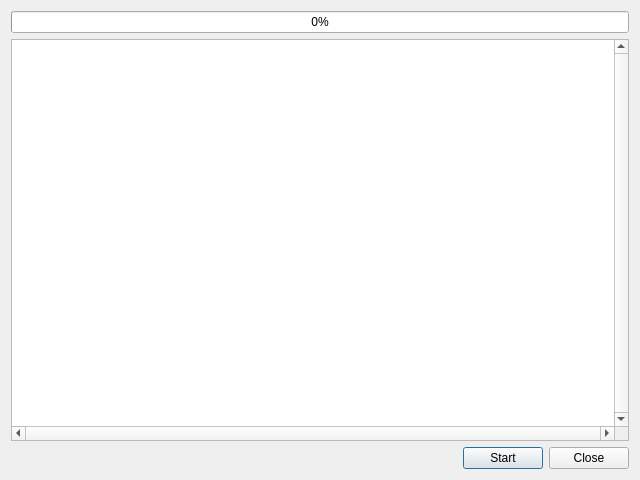
<?xml version="1.0" encoding="UTF-8"?>
<ui version="4.0">
 <class>TestRunDialog</class>
 <widget class="QDialog" name="TestRunDialog">
  <property name="geometry">
   <rect>
    <x>0</x>
    <y>0</y>
    <width>640</width>
    <height>480</height>
   </rect>
  </property>
  <property name="windowTitle">
   <string>Test Scene</string>
  </property>
  <layout class="QVBoxLayout" name="verticalLayout">
   <item>
    <widget class="QProgressBar" name="progressBar">
     <property name="value">
      <number>0</number>
     </property>
    </widget>
   </item>
   <item>
    <widget class="QPlainTextEdit" name="logPanel">
     <property name="enabled">
      <bool>true</bool>
     </property>
     <property name="font">
      <font>
       <family>Lucida Console</family>
      </font>
     </property>
     <property name="verticalScrollBarPolicy">
      <enum>Qt::ScrollBarAlwaysOn</enum>
     </property>
     <property name="horizontalScrollBarPolicy">
      <enum>Qt::ScrollBarAlwaysOn</enum>
     </property>
     <property name="lineWrapMode">
      <enum>QPlainTextEdit::NoWrap</enum>
     </property>
     <property name="readOnly">
      <bool>true</bool>
     </property>
     <property name="backgroundVisible">
      <bool>false</bool>
     </property>
    </widget>
   </item>
   <item>
    <widget class="QWidget" name="widget" native="true">
     <layout class="QHBoxLayout" name="horizontalLayout">
      <property name="leftMargin">
       <number>0</number>
      </property>
      <property name="topMargin">
       <number>0</number>
      </property>
      <property name="rightMargin">
       <number>0</number>
      </property>
      <property name="bottomMargin">
       <number>0</number>
      </property>
      <item>
       <spacer name="horizontalSpacer">
        <property name="orientation">
         <enum>Qt::Horizontal</enum>
        </property>
        <property name="sizeHint" stdset="0">
         <size>
          <width>40</width>
          <height>20</height>
         </size>
        </property>
       </spacer>
      </item>
      <item>
       <widget class="QPushButton" name="startButton">
        <property name="text">
         <string>Start</string>
        </property>
       </widget>
      </item>
      <item>
       <widget class="QPushButton" name="pushButton_3">
        <property name="text">
         <string>Close</string>
        </property>
       </widget>
      </item>
     </layout>
    </widget>
   </item>
  </layout>
 </widget>
 <resources/>
 <connections/>
</ui>
